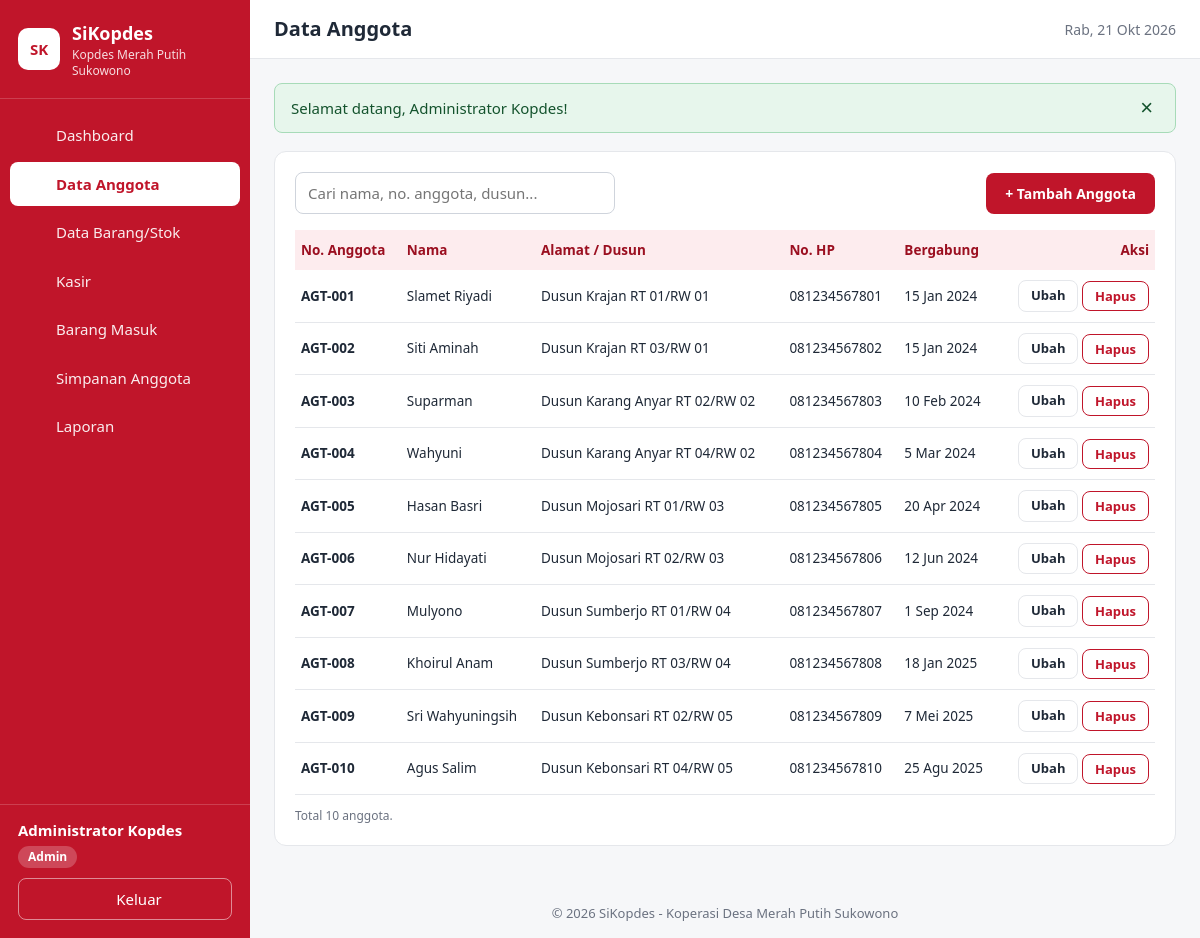
Screenshot of /anggota.php (signed in) with the database file from the repository.
### tables this page shows
CREATE TABLE anggota (
  id INT AUTO_INCREMENT PRIMARY KEY,
  no_anggota VARCHAR(20) NOT NULL UNIQUE,       
  nama VARCHAR(100) NOT NULL,
  alamat VARCHAR(200) NOT NULL,                 
  no_hp VARCHAR(20) NOT NULL,
  tgl_bergabung DATE NOT NULL
);

### anggota.php (the view, shortened to what this page needs)
<?php
require_once 'includes/fungsi.php';
$judul = 'Data Anggota';
$halaman_aktif = 'anggota.php';
$aksi   = $_GET['aksi'] ?? 'daftar';
$errors = [];
$f = ['id' => '', 'no_anggota' => '', 'nama' => '', 'alamat' => '', 'no_hp' => '', 'tgl_bergabung' => date('Y-m-d')];
$tampil_form = ($aksi === 'tambah' || $aksi === 'edit');
$daftar = $tampil_form ? [] : db_semua('SELECT * FROM anggota ORDER BY no_anggota ASC');
include 'includes/header.php';
?>
<?php if ($tampil_form): ?>
    <section class="kartu">
        <div class="kartu-judul">
            <h2><?= $aksi === 'edit' ? 'Ubah Data Anggota' : 'Tambah Anggota Baru' ?></h2>
        </div>
        <?php tampil_error($errors); ?>
        <form method="post" action="anggota.php">
            <?= csrf_field() ?>
            <input type="hidden" name="mode" value="simpan">
            <input type="hidden" name="id" value="<?= e($f['id']) ?>">
            <div class="form-grid">
                <div class="form-grup">
                    <label>No. Anggota (otomatis)</label>
                    <input type="text" value="<?= e($f['no_anggota']) ?>" readonly class="input-readonly">
                </div>
                <div class="form-grup">
                    <label for="tgl_bergabung">Tanggal Bergabung</label>
                    <input type="date" id="tgl_bergabung" name="tgl_bergabung" value="<?= e($f['tgl_bergabung']) ?>" required>
                </div>
                <div class="form-grup">
                    <label for="nama">Nama Lengkap</label>
                    <input type="text" id="nama" name="nama" value="<?= e($f['nama']) ?>" maxlength="100" required autofocus>
                </div>
                <div class="form-grup">
                    <label for="no_hp">No. HP</label>
                    <input type="text" id="no_hp" name="no_hp" value="<?= e($f['no_hp']) ?>" maxlength="15" inputmode="numeric" placeholder="08xxxxxxxxxx" required>
                </div>
                <div class="form-grup form-penuh">
                    <label for="alamat">Alamat / Dusun</label>
                    <input type="text" id="alamat" name="alamat" value="<?= e($f['alamat']) ?>" maxlength="200" placeholder="Contoh: Dusun Krajan RT 01/RW 01" required>
                </div>
            </div>
            <div class="form-tombol">
                <button type="submit" class="btn btn-merah">Simpan</button>
                <a href="anggota.php" class="btn btn-abu">Batal</a>
            </div>
        </form>
    </section>
<?php else: ?>
    <section class="kartu">
        <div class="toolbar">
            <input type="search" class="input-cari" data-cari="tabelAnggota" placeholder="Cari nama, no. anggota, dusun...">
            <a href="anggota.php?aksi=tambah" class="btn btn-merah">+ Tambah Anggota</a>
        </div>
        <div class="tabel-wrap">
            <table class="tabel" id="tabelAnggota">
                <thead>
                    <tr>
                        <th>No. Anggota</th><th>Nama</th><th>Alamat / Dusun</th><th>No. HP</th><th>Bergabung</th><th class="kanan">Aksi</th>
                    </tr>
                </thead>
                <tbody>
                    <?php foreach ($daftar as $a): ?>
                        <tr>
                            <td><strong><?= e($a['no_anggota']) ?></strong></td>
                            <td><?= e($a['nama']) ?></td>
                            <td><?= e($a['alamat']) ?></td>
                            <td><?= e($a['no_hp']) ?></td>
                            <td><?= e(tanggal_indo($a['tgl_bergabung'])) ?></td>
                            <td class="kanan aksi">
                                <a href="anggota.php?aksi=edit&id=<?= (int)$a['id'] ?>" class="btn btn-abu btn-kecil">Ubah</a>
                                <form method="post" action="anggota.php" class="form-inline" data-konfirmasi="Yakin ingin menghapus anggota <?= e($a['nama']) ?>?">
                                    <button type="submit" class="btn btn-hapus btn-kecil">Hapus</button>
                                </form>
                            </td>
                        </tr>
                    <?php endforeach; ?>
                </tbody>
            </table>
        </div>
        <p class="catatan">Total <?= count($daftar) ?> anggota.</p>
    </section>
<?php endif; ?>
<?php include 'includes/footer.php'; ?>

### includes/header.php (shortened to what this page needs)
<?php
$user = $_SESSION['user'];
$menu = [
    ['file' => 'index.php',        'nama' => 'Dashboard',        'ikon' => 'home',    'role' => ['admin']],
    ['file' => 'anggota.php',      'nama' => 'Data Anggota',     'ikon' => 'users',   'role' => ['admin']],
    ['file' => 'barang.php',       'nama' => 'Data Barang/Stok', 'ikon' => 'package', 'role' => ['admin', 'kasir']],
    ['file' => 'kasir.php',        'nama' => 'Kasir',            'ikon' => 'cart',    'role' => ['admin', 'kasir']],
    ['file' => 'barang_masuk.php', 'nama' => 'Barang Masuk',     'ikon' => 'masuk',   'role' => ['admin']],
    ['file' => 'simpanan.php',     'nama' => 'Simpanan Anggota', 'ikon' => 'uang',    'role' => ['admin']],
    ['file' => 'laporan.php',      'nama' => 'Laporan',          'ikon' => 'laporan', 'role' => ['admin']],
];
?>
<!DOCTYPE html>
<html lang="id">
<head>
    <link rel="stylesheet" href="assets/css/style.css">
</head>
<body>
<aside class="sidebar" id="sidebar">
    <div class="sidebar-brand">
        <div class="logo">SK</div>
        <div>
            <strong>SiKopdes</strong>
            <small>Kopdes Merah Putih Sukowono</small>
        </div>
    </div>
    <nav class="sidebar-menu">
        <?php foreach ($menu as $m): ?>
            <?php if (in_array($user['role'], $m['role'], true)): ?>
                <a href="<?= $m['file'] ?>" class="<?= $halaman_aktif === $m['file'] ? 'aktif' : '' ?>">
                    <?= ikon($m['ikon']) ?> <span><?= e($m['nama']) ?></span>
                </a>
            <?php endif; ?>
        <?php endforeach; ?>
    </nav>
    <div class="sidebar-user">
        <div class="user-info">
            <strong><?= e($user['nama']) ?></strong>
            <span class="badge badge-putih"><?= e(ucfirst($user['role'])) ?></span>
        </div>
        <a href="logout.php" class="btn-keluar"><?= ikon('keluar') ?> Keluar</a>
    </div>
</aside>
<div class="konten">
    <header class="topbar">
        <h1><?= e($judul) ?></h1>
        <span class="tanggal-hari-ini"><?= e(hari_singkat(date('Y-m-d'))) ?>, <?= e(tanggal_indo(date('Y-m-d'))) ?></span>
    </header>
    <main class="isi">
        <?php tampil_flash(); ?>

### includes/fungsi.php (shortened to what this page needs)
<?php
require_once __DIR__ . '/../config/koneksi.php';
function e($teks) {
    return htmlspecialchars((string)$teks, ENT_QUOTES, 'UTF-8');
}
function tanggal_indo($tgl) {
    $bulan = ['', 'Jan', 'Feb', 'Mar', 'Apr', 'Mei', 'Jun', 'Jul', 'Agu', 'Sep', 'Okt', 'Nov', 'Des'];
    $t = strtotime($tgl);
    return date('j', $t) . ' ' . $bulan[(int)date('n', $t)] . ' ' . date('Y', $t);
}
function hari_singkat($tgl) {
    $hari = ['Min', 'Sen', 'Sel', 'Rab', 'Kam', 'Jum', 'Sab'];
    return $hari[(int)date('w', strtotime($tgl))];
}
function db_semua($sql) {
    global $koneksi;
    $hasil = mysqli_query($koneksi, $sql);
    return $hasil ? mysqli_fetch_all($hasil, MYSQLI_ASSOC) : [];
}
function tampil_flash() {
    $f = $_SESSION['flash'];
    echo '<div class="flash flash-' . e($f['tipe']) . '">'
       . '<span>' . e($f['pesan']) . '</span>'
       . '<button type="button" class="flash-tutup" aria-label="Tutup">&times;</button></div>';
}
function ikon($nama) {
    $path = [
        'home'    => '<path d="M3 9l9-7 9 7v11a2 2 0 0 1-2 2H5a2 2 0 0 1-2-2z"/><polyline points="9 22 9 12 15 12 15 22"/>',
        'users'   => '<path d="M17 21v-2a4 4 0 0 0-4-4H5a4 4 0 0 0-4 4v2"/><circle cx="9" cy="7" r="4"/><path d="M23 21v-2a4 4 0 0 0-3-3.87"/><path d="M16 3.13a4 4 0 0 1 0 7.75"/>',
        'package' => '<path d="M21 16V8a2 2 0 0 0-1-1.73l-7-4a2 2 0 0 0-2 0l-7 4A2 2 0 0 0 3 8v8a2 2 0 0 0 1 1.73l7 4a2 2 0 0 0 2 0l7-4A2 2 0 0 0 21 16z"/><polyline points="3.27 6.96 12 12.01 20.73 6.96"/><line x1="12" y1="22.08" x2="12" y2="12"/>',
        'cart'    => '<circle cx="9" cy="21" r="1"/><circle cx="20" cy="21" r="1"/><path d="M1 1h4l2.68 13.39a2 2 0 0 0 2 1.61h9.72a2 2 0 0 0 2-1.61L23 6H6"/>',
        'masuk'   => '<path d="M21 15v4a2 2 0 0 1-2 2H5a2 2 0 0 1-2-2v-4"/><polyline points="7 10 12 15 17 10"/><line x1="12" y1="15" x2="12" y2="3"/>',
        'uang'    => '<line x1="12" y1="1" x2="12" y2="23"/><path d="M17 5H9.5a3.5 3.5 0 0 0 0 7h5a3.5 3.5 0 0 1 0 7H6"/>',
        'laporan' => '<path d="M14 2H6a2 2 0 0 0-2 2v16a2 2 0 0 0 2 2h12a2 2 0 0 0 2-2V8z"/><polyline points="14 2 14 8 20 8"/><line x1="16" y1="13" x2="8" y2="13"/><line x1="16" y1="17" x2="8" y2="17"/>',
        'keluar'  => '<path d="M9 21H5a2 2 0 0 1-2-2V5a2 2 0 0 1 2-2h4"/><polyline points="16 17 21 12 16 7"/><line x1="21" y1="12" x2="9" y2="12"/>',
        'menu'    => '<line x1="3" y1="12" x2="21" y2="12"/><line x1="3" y1="6" x2="21" y2="6"/><line x1="3" y1="18" x2="21" y2="18"/>',
        'alert'   => '<path d="M10.29 3.86L1.82 18a2 2 0 0 0 1.71 3h16.94a2 2 0 0 0 1.71-3L13.71 3.86a2 2 0 0 0-3.42 0z"/><line x1="12" y1="9" x2="12" y2="13"/><line x1="12" y1="17" x2="12.01" y2="17"/>',
    ];
    return '<svg class="ikon" viewBox="0 0 24 24" fill="none" stroke="currentColor" stroke-width="2" stroke-linecap="round" stroke-linejoin="round" aria-hidden="true">'
         . ($path[$nama] ?? '') . '</svg>';
}

### includes/footer.php (shortened to what this page needs)
    </main>
    <footer class="footer-halaman">
        &copy; <?= date('Y') ?> SiKopdes - Koperasi Desa Merah Putih Sukowono
    </footer>
</div>
</body>
</html>

### rows the page displays
anggota: no_anggota "AGT-001", nama "Slamet Riyadi", alamat "Dusun Krajan RT 01/RW 01", no_hp "081234567801", tgl_bergabung "15 Jan 2024"
anggota: no_anggota "AGT-002", nama "Siti Aminah", alamat "Dusun Krajan RT 03/RW 01", no_hp "081234567802", tgl_bergabung "15 Jan 2024"
anggota: no_anggota "AGT-003", nama "Suparman", alamat "Dusun Karang Anyar RT 02/RW 02", no_hp "081234567803", tgl_bergabung "10 Feb 2024"
anggota: no_anggota "AGT-004", nama "Wahyuni", alamat "Dusun Karang Anyar RT 04/RW 02", no_hp "081234567804", tgl_bergabung "5 Mar 2024"
anggota: no_anggota "AGT-005", nama "Hasan Basri", alamat "Dusun Mojosari RT 01/RW 03", no_hp "081234567805", tgl_bergabung "20 Apr 2024"
anggota: no_anggota "AGT-006", nama "Nur Hidayati", alamat "Dusun Mojosari RT 02/RW 03", no_hp "081234567806", tgl_bergabung "12 Jun 2024"
anggota: no_anggota "AGT-007", nama "Mulyono", alamat "Dusun Sumberjo RT 01/RW 04", no_hp "081234567807", tgl_bergabung "1 Sep 2024"
anggota: no_anggota "AGT-008", nama "Khoirul Anam", alamat "Dusun Sumberjo RT 03/RW 04", no_hp "081234567808", tgl_bergabung "18 Jan 2025"
anggota: no_anggota "AGT-009", nama "Sri Wahyuningsih", alamat "Dusun Kebonsari RT 02/RW 05", no_hp "081234567809", tgl_bergabung "7 Mei 2025"
anggota: no_anggota "AGT-010", nama "Agus Salim", alamat "Dusun Kebonsari RT 04/RW 05", no_hp "081234567810", tgl_bergabung "25 Agu 2025"

### other values shown
$m['nama'] "Dashboard"
$m['nama'] "Data Anggota"
$m['nama'] "Data Barang/Stok"
$m['nama'] "Kasir"
$m['nama'] "Barang Masuk"
$m['nama'] "Simpanan Anggota"
$m['nama'] "Laporan"
$user['nama'] "Administrator Kopdes"
$user['role'] "Admin"
$judul "Data Anggota"
$f['pesan'] "Selamat datang, Administrator Kopdes!"
count($daftar) "10"
